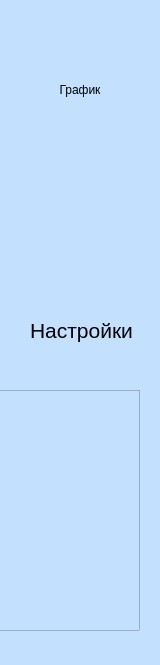
        <widget class="QWidget" name="setup_widget" native="true">
         <property name="geometry">
          <rect>
           <x>670</x>
           <y>0</y>
           <width>160</width>
           <height>665</height>
          </rect>
         </property>
         <property name="minimumSize">
          <size>
           <width>160</width>
           <height>0</height>
          </size>
         </property>
         <property name="maximumSize">
          <size>
           <width>160</width>
           <height>16777215</height>
          </size>
         </property>
         <property name="styleSheet">
          <string notr="true">QWidget{
	background-color: #c3e1ff;

}

QPushButton {
  border-radius: 5px;
  outline: 0px;
}
QPushButton:hover {
background-color: #b9dcff;
  border: 1px solid #0d6efd;
}
QPushButton:checked {
background-color: #a0d0ff;
  border: 1px solid #0d6efd;
}
</string>
         </property>
         <widget class="QLabel" name="label_5">
          <property name="geometry">
           <rect>
            <x>30</x>
            <y>310</y>
            <width>111</width>
            <height>41</height>
           </rect>
          </property>
          <property name="font">
           <font>
            <pointsize>16</pointsize>
           </font>
          </property>
          <property name="text">
           <string>Настройки</string>
          </property>
         </widget>
         <widget class="QPushButton" name="pushButton">
          <property name="enabled">
           <bool>true</bool>
          </property>
          <property name="geometry">
           <rect>
            <x>50</x>
            <y>60</y>
            <width>60</width>
            <height>60</height>
           </rect>
          </property>
          <property name="minimumSize">
           <size>
            <width>60</width>
            <height>60</height>
           </size>
          </property>
          <property name="maximumSize">
           <size>
            <width>60</width>
            <height>60</height>
           </size>
          </property>
          <property name="layoutDirection">
           <enum>Qt::LeftToRight</enum>
          </property>
          <property name="autoFillBackground">
           <bool>false</bool>
          </property>
          <property name="styleSheet">
           <string notr="true"/>
          </property>
          <property name="inputMethodHints">
           <set>Qt::ImhNone</set>
          </property>
          <property name="text">
           <string>График</string>
          </property>
          <property name="icon">
           <iconset resource="gui.qrc">
            <normaloff>:/icons/free-animated-icon-line-chart-7211797.png</normaloff>:/icons/free-animated-icon-line-chart-7211797.png</iconset>
          </property>
          <property name="iconSize">
           <size>
            <width>45</width>
            <height>45</height>
           </size>
          </property>
          <property name="checkable">
           <bool>true</bool>
          </property>
          <property name="checked">
           <bool>false</bool>
          </property>
          <property name="autoRepeat">
           <bool>false</bool>
          </property>
          <property name="autoDefault">
           <bool>false</bool>
          </property>
          <property name="default">
           <bool>false</bool>
          </property>
          <property name="flat">
           <bool>false</bool>
          </property>
         </widget>
         <widget class="QTableView" name="inreg_tab">
          <property name="geometry">
           <rect>
            <x>-150</x>
            <y>390</y>
            <width>290</width>
            <height>241</height>
           </rect>
          </property>
          <property name="verticalScrollBarPolicy">
           <enum>Qt::ScrollBarAlwaysOff</enum>
          </property>
          <property name="horizontalScrollBarPolicy">
           <enum>Qt::ScrollBarAlwaysOff</enum>
          </property>
          <property name="showGrid">
           <bool>false</bool>
          </property>
          <property name="wordWrap">
           <bool>false</bool>
          </property>
          <attribute name="horizontalHeaderVisible">
           <bool>false</bool>
          </attribute>
          <attribute name="horizontalHeaderMinimumSectionSize">
           <number>60</number>
          </attribute>
          <attribute name="horizontalHeaderDefaultSectionSize">
           <number>75</number>
          </attribute>
          <attribute name="verticalHeaderVisible">
           <bool>false</bool>
          </attribute>
          <attribute name="verticalHeaderMinimumSectionSize">
           <number>12</number>
          </attribute>
          <attribute name="verticalHeaderDefaultSectionSize">
           <number>12</number>
          </attribute>
         </widget>
        </widget>
